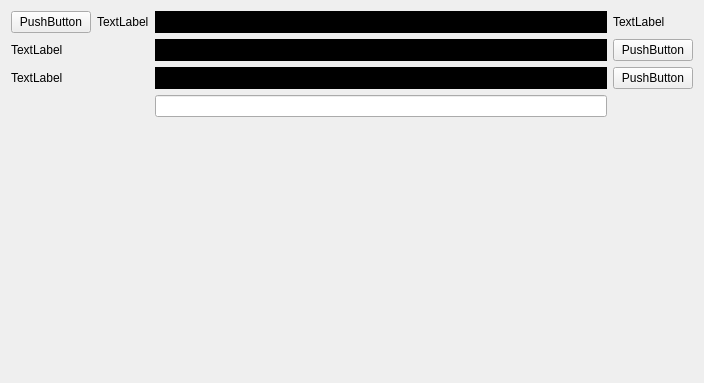
<?xml version="1.0" encoding="UTF-8"?>
<ui version="4.0">
 <class>Demo1</class>
 <widget class="QWidget" name="Demo1">
  <property name="geometry">
   <rect>
    <x>0</x>
    <y>0</y>
    <width>704</width>
    <height>383</height>
   </rect>
  </property>
  <property name="windowTitle">
   <string>Form</string>
  </property>
  <layout class="QGridLayout" name="gridLayout">
   <item row="0" column="0">
    <widget class="QPushButton" name="pushButton">
     <property name="text">
      <string>PushButton</string>
     </property>
    </widget>
   </item>
   <item row="4" column="0">
    <spacer name="verticalSpacer">
     <property name="orientation">
      <enum>Qt::Vertical</enum>
     </property>
     <property name="sizeHint" stdset="0">
      <size>
       <width>20</width>
       <height>40</height>
      </size>
     </property>
    </spacer>
   </item>
   <item row="1" column="2">
    <widget class="TimelineSlider" name="widgetSlider1" native="true">
     <property name="sizePolicy">
      <sizepolicy hsizetype="Expanding" vsizetype="Preferred">
       <horstretch>0</horstretch>
       <verstretch>0</verstretch>
      </sizepolicy>
     </property>
     <property name="styleSheet">
      <string notr="true">background-color: rgb(0, 0, 0);</string>
     </property>
    </widget>
   </item>
   <item row="0" column="1">
    <widget class="QLabel" name="label">
     <property name="text">
      <string>TextLabel</string>
     </property>
    </widget>
   </item>
   <item row="2" column="2">
    <widget class="TimelineSlider" name="widgetSlider2" native="true">
     <property name="sizePolicy">
      <sizepolicy hsizetype="Expanding" vsizetype="Preferred">
       <horstretch>0</horstretch>
       <verstretch>0</verstretch>
      </sizepolicy>
     </property>
     <property name="styleSheet">
      <string notr="true">background-color: rgb(0, 0, 0);</string>
     </property>
    </widget>
   </item>
   <item row="1" column="0" colspan="2">
    <widget class="QLabel" name="label_3">
     <property name="text">
      <string>TextLabel</string>
     </property>
    </widget>
   </item>
   <item row="0" column="3">
    <widget class="QLabel" name="label_2">
     <property name="text">
      <string>TextLabel</string>
     </property>
    </widget>
   </item>
   <item row="2" column="3">
    <widget class="QPushButton" name="pushButton_3">
     <property name="text">
      <string>PushButton</string>
     </property>
    </widget>
   </item>
   <item row="2" column="0" colspan="2">
    <widget class="QLabel" name="label_4">
     <property name="text">
      <string>TextLabel</string>
     </property>
    </widget>
   </item>
   <item row="1" column="3">
    <widget class="QPushButton" name="pushButton_2">
     <property name="text">
      <string>PushButton</string>
     </property>
    </widget>
   </item>
   <item row="0" column="2">
    <widget class="TimelineTracker" name="widgetTracker" native="true">
     <property name="sizePolicy">
      <sizepolicy hsizetype="Expanding" vsizetype="Preferred">
       <horstretch>0</horstretch>
       <verstretch>0</verstretch>
      </sizepolicy>
     </property>
     <property name="styleSheet">
      <string notr="true">background-color: rgb(0, 0, 0);</string>
     </property>
    </widget>
   </item>
   <item row="3" column="2">
    <widget class="QLineEdit" name="lineEdit"/>
   </item>
  </layout>
 </widget>
 <customwidgets>
  <customwidget>
   <class>TimelineTracker</class>
   <extends>QWidget</extends>
   <header>TimelineTracker.h</header>
   <container>1</container>
  </customwidget>
  <customwidget>
   <class>TimelineSlider</class>
   <extends>QWidget</extends>
   <header>TimelineSlider.h</header>
   <container>1</container>
  </customwidget>
 </customwidgets>
 <resources/>
 <connections/>
</ui>
